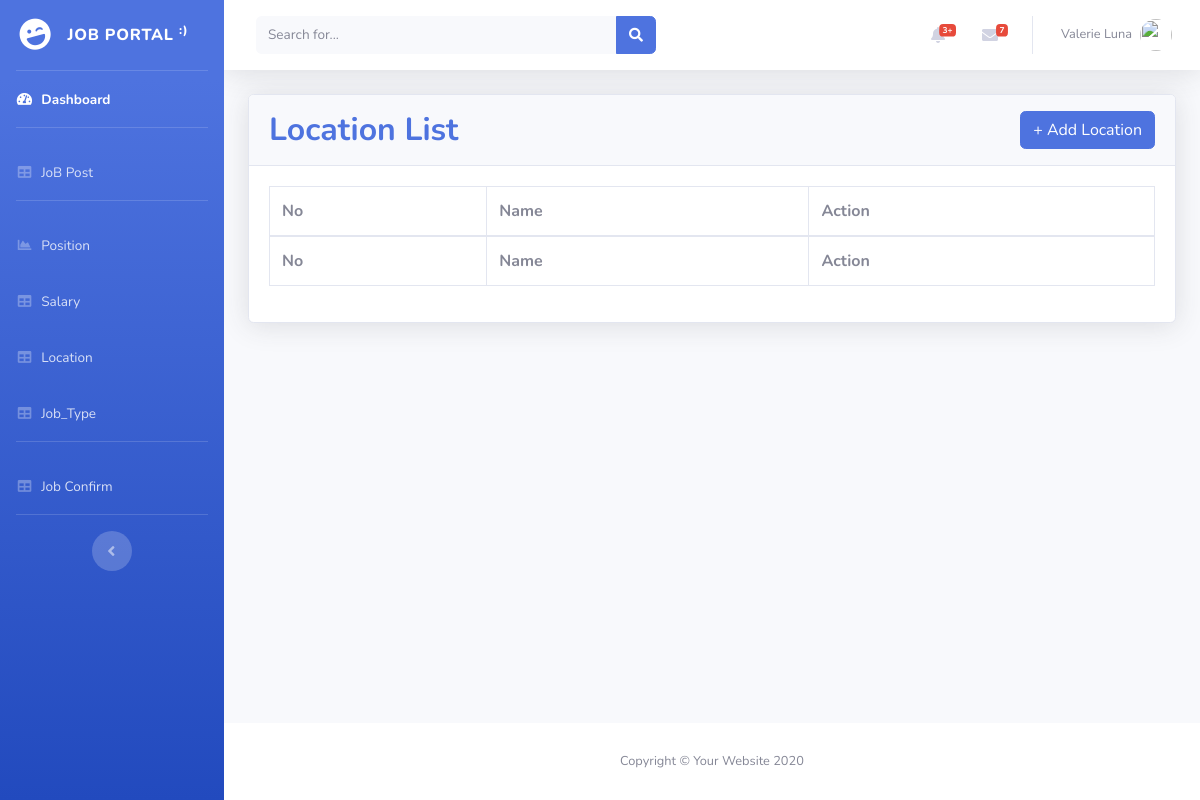
The app's page /Backend/location_list.php, older data.
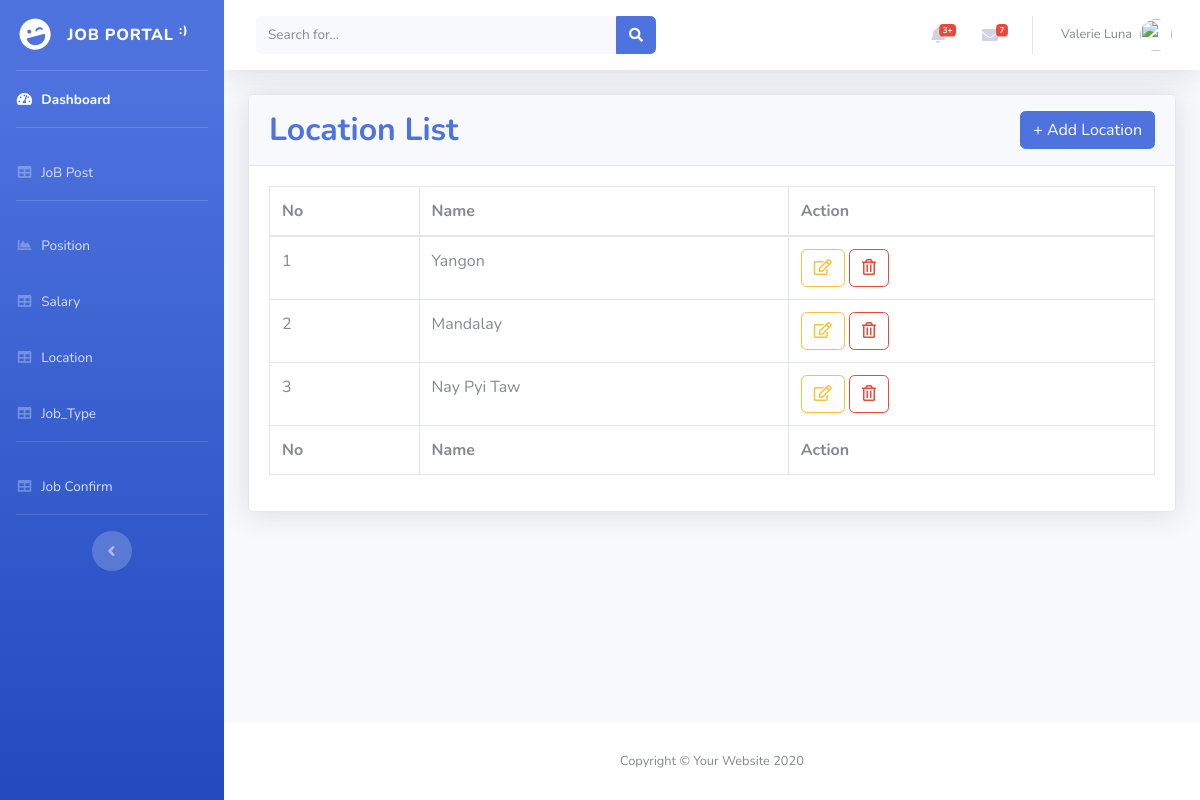
The same page, newer data.
### tables this page shows
CREATE TABLE `locations` (
  `id` int(11) NOT NULL,
  `name` varchar(255) NOT NULL,
  `created_at` timestamp NOT NULL DEFAULT current_timestamp(),
  `updated_at` timestamp NOT NULL DEFAULT current_timestamp()
);

### Backend/location_list.php (the view)
<?php
	include 'header.php';
	include 'dbconnect.php';
?>
<div class="container-fluid">
	<div class="card shadow mb-4">
		<div class="card-header py-3">
			<h2 class="m-0 font-weight-bold text-primary d-inline-block">Location List</h2>
			<a href="location_create.php" class="btn btn-primary float-right">+ Add Location</a>
		</div>
		<div class="card-body">
			<div class="table-responsive">
				<table class="table table-bordered" id="dataTable" width="100%" cellspacing="0">
					<thead>
						<tr>
							<th>No</th>
							<th>Name</th>
							<th>Action</th>
						</tr>
					</thead>
					<tfoot>
						<tr>
							<th>No</th>
							<th>Name</th>
							<th>Action</th>
						</tr>
					</tfoot>
					<tbody>
						<?php
						  $sql="SELECT * from locations";
						  $stmt=$pdo->prepare($sql);
						  $stmt->execute();
						  $rows= $stmt->fetchAll();
						  $j=1;
						  foreach ($rows as $location):
						    $id = $location['id'];
						    $name = $location['name'];
						    ?>
						<tr>
							<td><?= $j++ ?></td>
							<td><?= $name ?></td>
							<td>
								<a href="location_edit.php?id=<?= $id ?>" class="btn btn-outline-warning"><i class="far fa-edit"></i></a>
								<a href="location_delete.php?id=<?= $id ?>" class="btn btn-outline-danger" onclick="return confirm('Are You Sure Delete?')"><i class="far fa-trash-alt"></i></a>
							</td>
						</tr>
						<?php endforeach; ?>
					</tbody>
				</table>
			</div>
		</div>
	</div>
</div>
<?php include 'footer.php'; ?>

Row changes from the older to the newer data that the page shows:
added locations: name "Yangon"
added locations: name "Mandalay"
added locations: name "Nay Pyi Taw"
